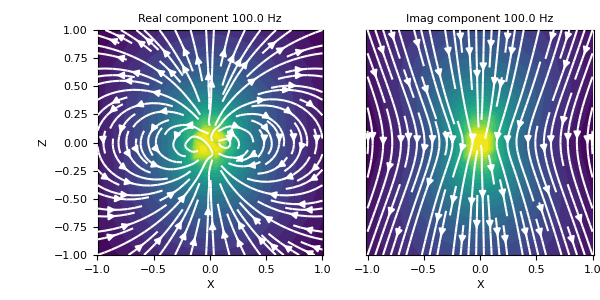

Python code for this plot:
# Here, we define an z-oriented magnetic dipole and plot the magnetic flux density
# on the xz-plane that intercepts y=0.

from geoana.em.fdem import MagneticDipoleWholeSpace
from geoana.utils import ndgrid
from geoana.plotting_utils import plot2Ddata
import numpy as np
import matplotlib.pyplot as plt

# Let us begin by defining the electric current dipole.

frequency = np.logspace(1, 3, 3)
location = np.r_[0., 0., 0.]
orientation = np.r_[0., 0., 1.]
moment = 1.
sigma = 1.0
simulation = MagneticDipoleWholeSpace(
    frequency, location=location, orientation=orientation,
    moment=moment, sigma=sigma
)

# Now we create a set of gridded locations and compute the magnetic flux density.

xyz = ndgrid(np.linspace(-1, 1, 20), np.array([0]), np.linspace(-1, 1, 20))
B = simulation.magnetic_field(xyz)

# Finally, we plot the real and imaginary components of the magnetic flux density.

f_ind = 1
fig = plt.figure(figsize=(6, 3))
ax1 = fig.add_axes([0.15, 0.15, 0.40, 0.75])
plot2Ddata(
    xyz[:, 0::2], np.real(B[f_ind, :, 0::2]), vec=True, ax=ax1, scale='log', ncontour=25
)
ax1.set_xlabel('X')
ax1.set_ylabel('Z')
ax1.autoscale(tight=True)
ax1.set_title('Real component {} Hz'.format(frequency[f_ind]))
ax2 = fig.add_axes([0.6, 0.15, 0.40, 0.75])
plot2Ddata(
    xyz[:, 0::2], np.imag(B[f_ind, :, 0::2]), vec=True, ax=ax2, scale='log', ncontour=25
)
ax2.set_xlabel('X')
ax2.set_yticks([])
ax2.autoscale(tight=True)
ax2.set_title('Imag component {} Hz'.format(frequency[f_ind]))
